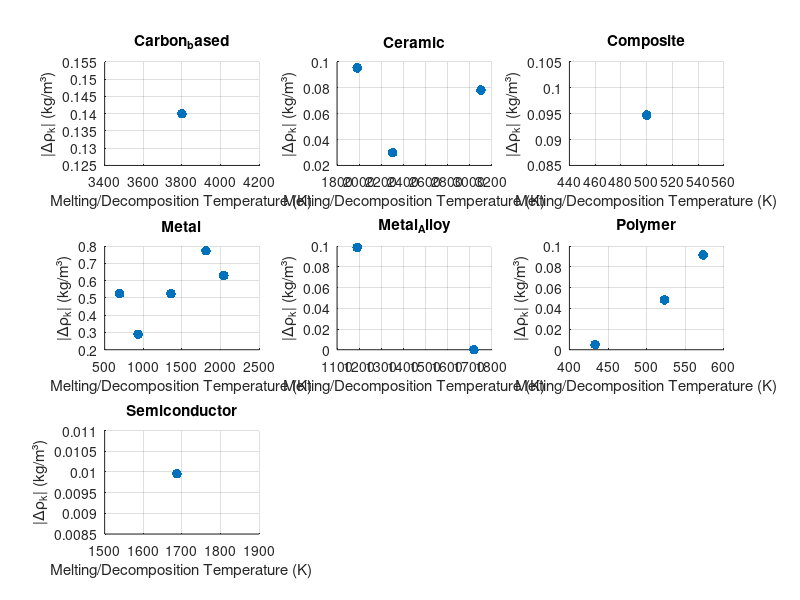

The MATLAB source for this figure: (Note: this script raises an error after producing the figure.)
% Load material data
materials = {
    'Polyethylene terephthalate (PET)', 'Polymer', 1.38, 1.33, 523;
    'Polypropylene', 'Polymer', 0.855, 0.850, 433.2;
    'Stainless steel', 'Metal_Alloy', 7.9, 7.9, 1720;
    'Copper', 'Metal', 8.96, 8.40, 1358;
    'Polyurethane', 'Polymer', 1.2, 1.1, 573;
    'Brass', 'Metal_Alloy', 8.5, 8.4, 1191.5;
    'Zinc', 'Metal', 7.14, 6.57, 693;
    'Aluminium', 'Metal', 2.70, 2.37, 933;
    'Sapphire', 'Ceramic', 3.98, 3.95, 2303;
    'Magnesia (MgO)', 'Ceramic', 3.58, 3.50, 3103;
    'Silica (SiO2)', 'Ceramic', 2.2, 2.1, 1983;
    'Iron', 'Metal', 7.87, 7.0, 1811;
    'Silicon', 'Semiconductor', 2.33, 2.32, 1687;
    'Graphite', 'Carbon_based', 2.25, 2.1, 3800;
    'Platinum', 'Metal', 21.45, 20.8, 2041;
    'Glass fiber-reinforced epoxy', 'Composite', 1.9, 1.8, 500;
};

% Initialize storage
classes = unique(materials(:,2));
data = struct();

% Sanitize class names
for i = 1:length(classes)
    class = classes{i};
    sanitized_class = strrep(class, '-', '_');
    data.(sanitized_class).T = [];
    data.(sanitized_class).DeltaRhoK = [];
end

for i = 1:size(materials, 1)
    class = materials{i,2};
    sanitized_class = strrep(class, '-', '_');
    rho_s = materials{i,3};
    rho_l = materials{i,4};
    T = materials{i,5};
    
    % Compute density change if both values exist
    if ~isnan(rho_s) && ~isnan(rho_l)
        delta_rho = rho_s - rho_l;
        delta_rho_k = abs((rho_l * delta_rho) / rho_s);
        data.(sanitized_class).T = [data.(sanitized_class).T, T];
        data.(sanitized_class).DeltaRhoK = [data.(sanitized_class).DeltaRhoK, delta_rho_k];
    end
end

% Plot results
numClasses = length(classes);
figure;
for i = 1:numClasses
    sanitized_class = strrep(classes{i}, '-', '_');
    subplot(ceil(sqrt(numClasses)), ceil(sqrt(numClasses)), i);
    if ~isempty(data.(sanitized_class).T)
        scatter(data.(sanitized_class).T, data.(sanitized_class).DeltaRhoK, 50, 'filled');
    end
    title(classes{i});
    xlabel('Melting/Decomposition Temperature (K)');
    ylabel('|Δρ_k| (kg/m³)');
    grid on;
end
sgtitle('Density Change vs Temperature for Different Material Classes');
